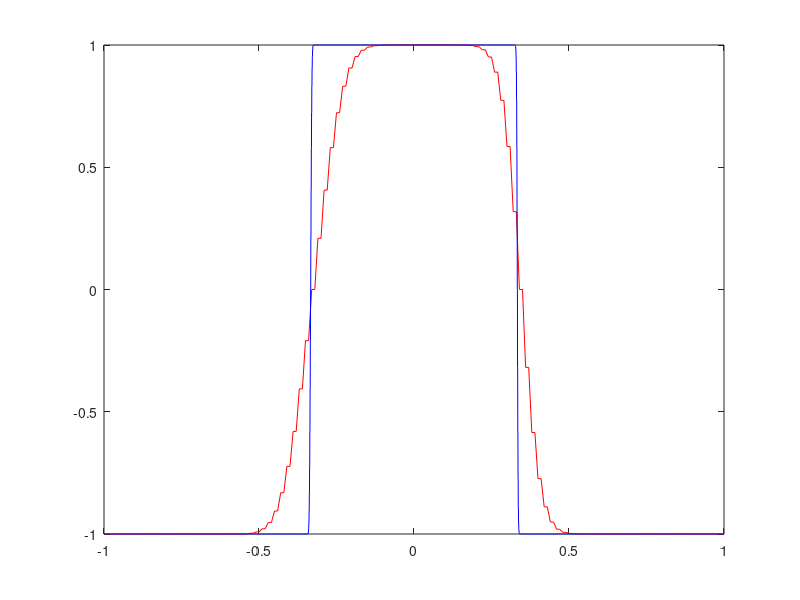

Write the MATLAB code that produced this figure.
M = zeros(38, 201);
delta_x = 0.01;
delta_t = 0.8*0.01;
lambda = 0.8;
x_data_1 = linspace(-1, 1, 201);
x_data_2 = linspace(-1, 1, 5001);
for i = 1:201
    if (abs(2*i/200 - 51/50) < (1/3))
        M(1, i) = 1;
    else
        M(1, i) = -1;
    end
end

for row = 2:38
    for col = 2:200
        M(row, col) = 0.5*(M(row-1, col+1) + M(row-1, col-1))*(1-0.04*(M(row-1, col+1)-M(row-1, col-1)));
    end
    M(row, 1) = 0.5*(M(row-1, 200) + M(row-1, 2))*(1-0.04*(M(row-1, 2)-M(row-1, 200)));
    M(row, 201) = M(row, 1);
end
M
N = zeros(38, 5001);
for i = 1:5001
    if (abs(2*i/5000 - 2501/2500) < (1/3))
        N(1, i) = 1;
    else
        N(1, i) = -1;
    end
end

for row = 2:38
    for col = 2:5000
        N(row, col) = 0.5*(N(row-1, col+1) + N(row-1, col-1))*(1-0.04*(N(row-1, col+1)-N(row-1, col-1)));
    end
    N(row, 1) = 0.5*(N(row-1, 5000) + N(row-1, 2))*(1-0.04*(N(row-1, 2)-N(row-1, 5000)));
    N(row, 5001) = N(row, 1);
end
plot(x_data_1, M(38, :), 'r', linspace(-1, 1, 5001), N(38, :), 'b')